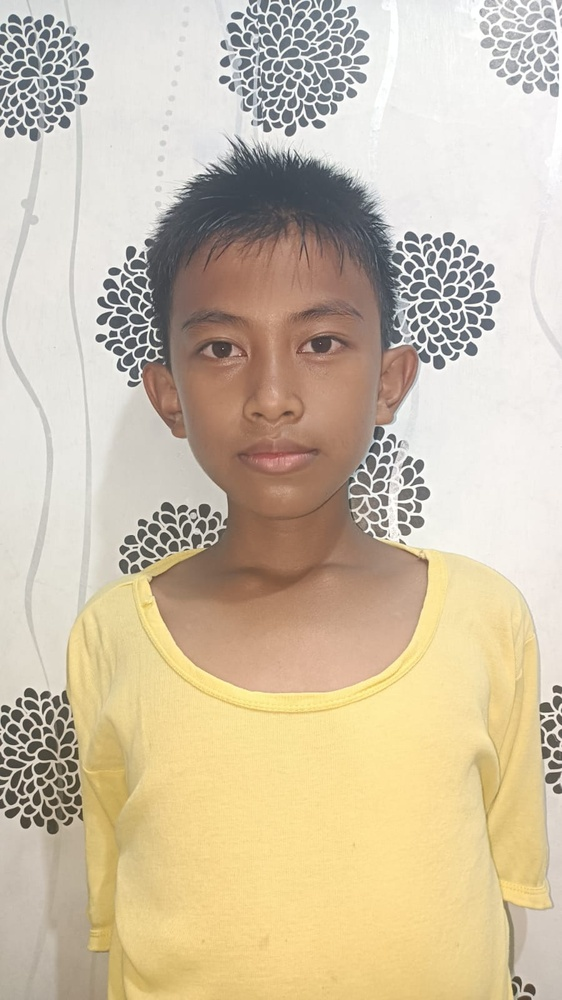
#> input picture streamlit OpenCV/Gambar.jpeg, 562 x 1000 px, shrunk from 900 x 1600 before the run
$ python -i coba.py   (imports and definitions only)
#> lines starting #> are read from the running program, lines starting #| are printed output that depends on the picture; after the words box and inside, x2 and y2 are one past the last pixel; in counts of white or black regions, pixels touching at a corner belong together
#> further down, picture is the input picture: PIL image 562x1000 RGB; mean R, G, B 206.4, 191.6, 166.4
import streamlit as st
import cv2
from PIL import Image, ImageEnhance
import numpy as np

# Inisialisasi CascadeClassifier
face_cascade = cv2.CascadeClassifier('./detectors/haarcascade_frontalface_default.xml')
eye_cascade = cv2.CascadeClassifier('./detectors/haarcascade_eye.xml')

# Fungsi untuk mendeteksi wajah
# [7 lines left out: function detect_faces, not called in this run]

# Fungsi untuk mendeteksi mata hanya di dalam area wajah
def detect_eye_within_faces(our_image):
    new_img = np.array(our_image.convert("RGB"))
    gray_img = cv2.cvtColor(new_img, cv2.COLOR_RGB2GRAY) # Konversi ke skala abu-abu
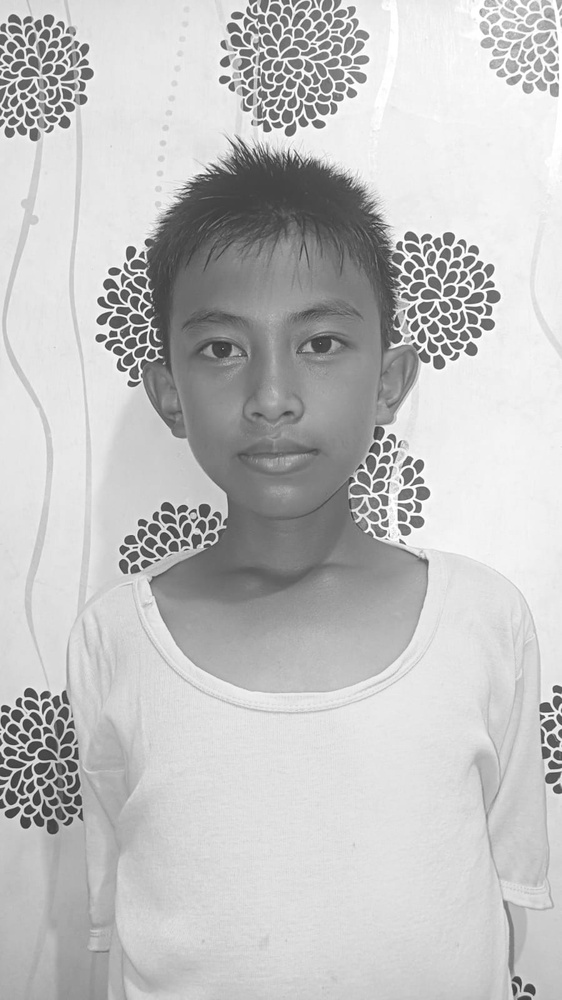
#> gray_img: shape (1000, 562); min 48, max 255, mean 193.2
    faces = face_cascade.detectMultiScale(gray_img, scaleFactor= 1.1, minNeighbors=5)
#> faces = [[145, 246, 256, 256]]

    # Loop melalui setiap wajah yang terdeteksi
    for (x, y, w, h) in faces:
        face_roi = gray_img[y:y+h, x:x+w] # Wilayah wajah dalam gambar abu-abu
        eyes = eye_cascade.detectMultiScale(face_roi, scaleFactor= 1.1, minNeighbors=15)

        # Loop melalui setiap mata yang terdeteksi di dalam wajah
        for (ex, ey, ew, eh) in eyes:
            cv2.rectangle(new_img, (x+ex, y+ey), (x+ex+ew, y+ey+eh), (0, 255, 0), 2)
#> this loop made 1 pass
#> (x, y, w, h, eyes) on pass 1: (145, 246, 256, 256, [[42, 72, 64, 64], [140, 65, 67, 67]])
#> pass 1, in detect_eye_within_faces, `face_roi = gray_img[y:y+h, x:x+w]`:
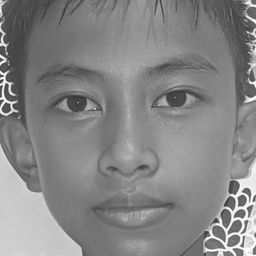
#> face_roi: shape (256, 256); min 48, max 255, mean 133.7
#> after the loop:
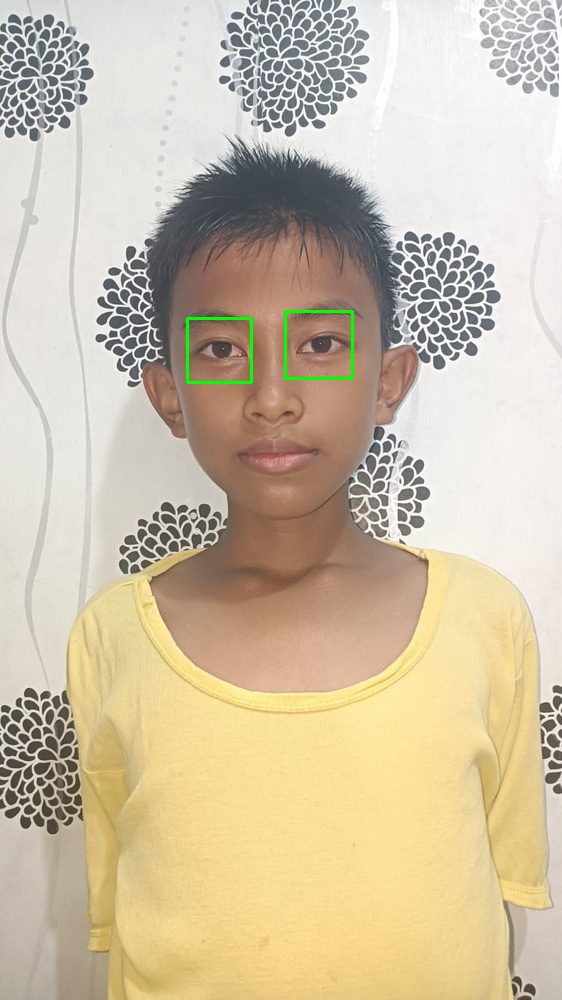
#> new_img: shape (1000, 562, 3); 0.28% of pixels changed, all inside (x1, y1, x2, y2) = (186, 310, 354, 384)

    return new_img, eyes

# Fungsi utama aplikasi
# [65 lines left out: function main, not called in this run]

# [2 lines not run here, left out]

>>> from PIL import Image
>>> picture = Image.open('Gambar.jpeg')
>>> result = detect_eye_within_faces(picture)

$ run again, on streamlit OpenCV/detaksi wajah.png
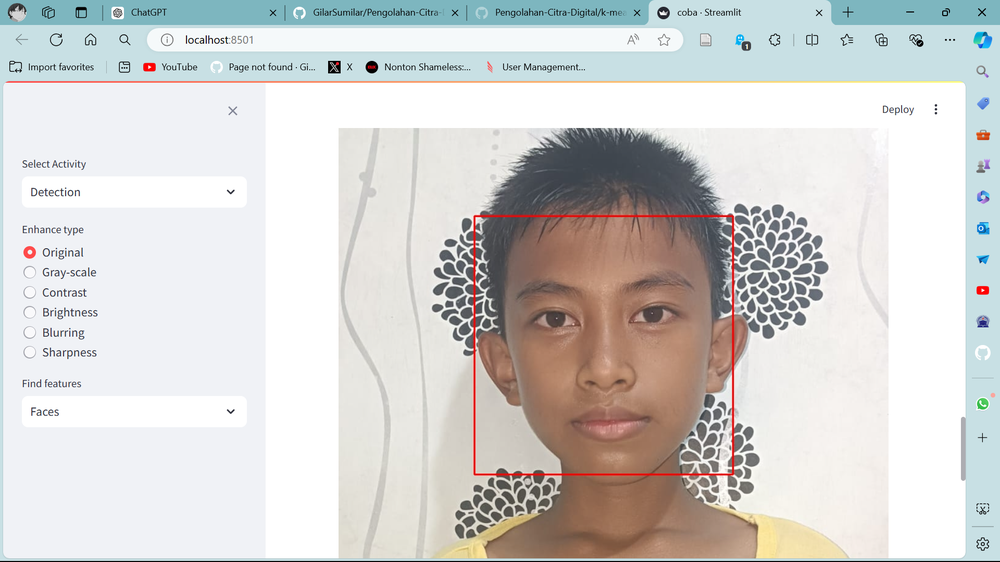
#> input picture streamlit OpenCV/detaksi wajah.png, 1000 x 562 px, shrunk from 1920 x 1080 before the run
#> picture is the input picture: PIL image 1000x562 RGBA; mean R, G, B, A 210.8, 209.9, 207.9, 255
#> faces = [[479, 217, 256, 256]]
#> the loop in detect_eye_within_faces, `for (x, y, w, h) in faces:` made 1 pass
#> (x, y, w, h, eyes) on pass 1: (479, 217, 256, 256, [[42, 71, 64, 64], [139, 66, 64, 64]])
#> pass 1, in detect_eye_within_faces, `face_roi = gray_img[y:y+h, x:x+w]`:
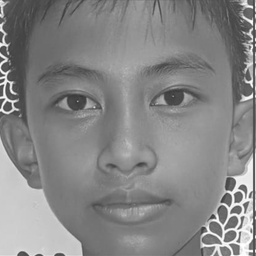
#> face_roi: shape (256, 256); min 54, max 255, mean 133.9
#> after the loop in detect_eye_within_faces, `for (x, y, w, h) in faces:`:
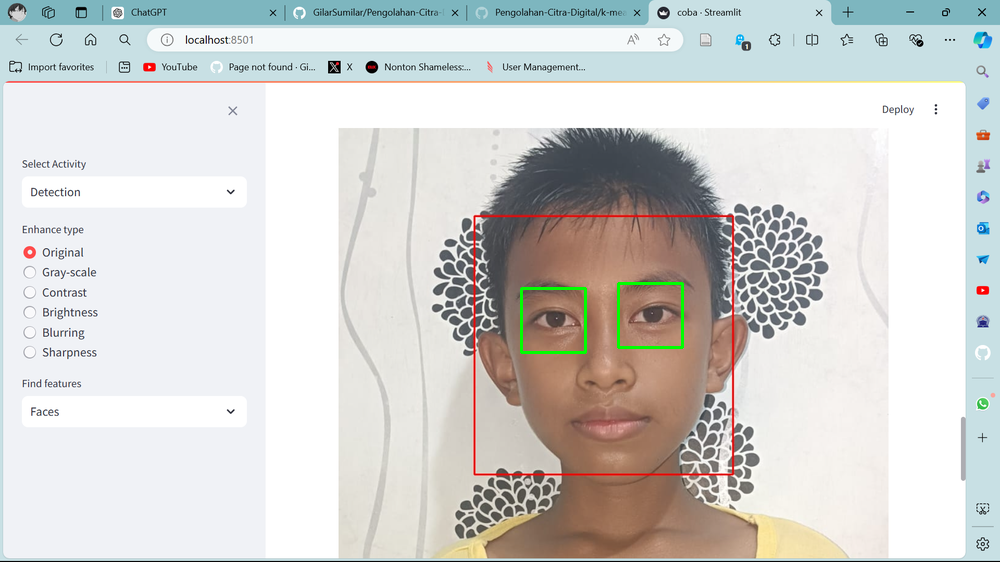
#> new_img: shape (562, 1000, 3); mean R, G, B 210.4, 210.3, 207.7
